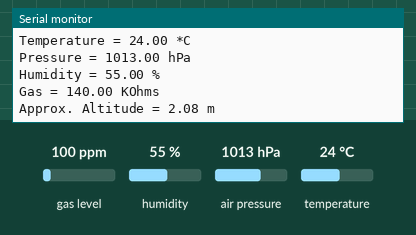
Simulated run of this sketch. Board: ESP32. On the bench: the last lines printed to the serial monitor. Inputs (shaded band) come from the test bench; at power-on: gas level 100 ppm, humidity 55 %, air pressure 1013 hPa, temperature 24 °C. Storage starts empty.

Above: at 1.2 s.
1.3 s: gas level set to 20 ppm
At 2.41 s:
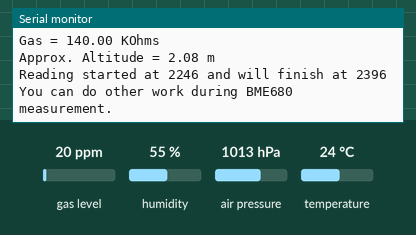
2.8 s: humidity set to 22 %
At 3.4 s:
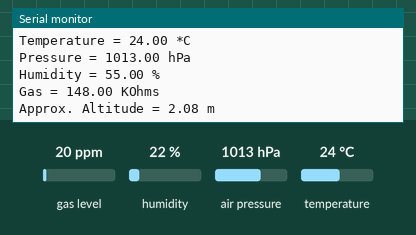
4.3 s: air pressure set to 952 hPa
At 5.5 s:
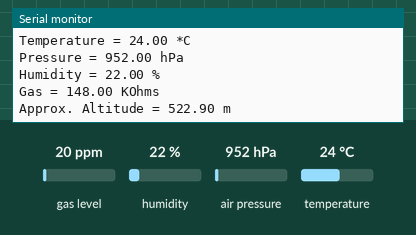
5.8 s: temperature set to 12 °C
At 6.83 s:
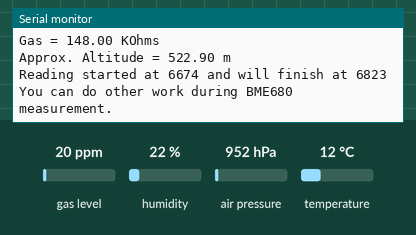

The sketch:

test_bme.ino
```cpp
#include <Wire.h>
#include <SPI.h>
#include <SD.h>
#include <Adafruit_Sensor.h>
#include "Adafruit_BME680.h"
#define SEALEVELPRESSURE_HPA (1013.25)
#define BME_SCK 18
#define BME_MISO 19
#define BME_MOSI 23

#define BME_CS 5
#define SD_CS 34
Adafruit_BME680 bme(BME_CS, BME_MOSI, BME_MISO, BME_SCK);
void setup() {
  // put your setup code here, to run once:
    // Initialize the Serial (it'll tell us if the program runned correctly)

 Serial.begin(115200);
  while (!Serial);
  Serial.println(F("BME680 async test"));
  pinMode(SD_CS, OUTPUT);
  pinMode(BME_CS, OUTPUT);
  digitalWrite(SD_CS, HIGH);
  digitalWrite(BME_CS, LOW);
  if (!bme.begin()) {
    Serial.println(F("Could not find a valid BME680 sensor, check wiring!"));
    while (1);
}

  // Initialize the Serial (it'll tell us if the program runned correctly)


  // Check the module is connected
  if (!SD.begin(SD_CS)) {
    Serial.println("Error, SD Initialization Failed");
    return;
  }

  File testFile = SD.open("/SDTest.txt", FILE_WRITE);
  if (testFile) {
    testFile.println("Hello ESP32 SD");
    testFile.close();
    Serial.println("Success, data written to SDTest.txt");
  } else {
    Serial.println("Error, couldn't not open SDTest.txt");
  }
// Set up oversampling and filter initialization
  bme.setTemperatureOversampling(BME680_OS_8X);
  bme.setHumidityOversampling(BME680_OS_2X);
  bme.setPressureOversampling(BME680_OS_4X);
  bme.setIIRFilterSize(BME680_FILTER_SIZE_3);
  bme.setGasHeater(320, 150); // 320*C for 150 ms
}

void loop() {
  // put your main code here, to run repeatedly:
// Tell BME680 to begin measurement.
  unsigned long endTime = bme.beginReading();
  if (endTime == 0) {
    Serial.println(F("Failed to begin reading :("));
    return;
  }
  Serial.print(F("Reading started at "));
  Serial.print(millis());
  Serial.print(F(" and will finish at "));
  Serial.println(endTime);

  Serial.println(F("You can do other work during BME680 measurement."));
  delay(50); // This represents parallel work.
  // There's no need to delay() until millis() >= endTime: bme.endReading()
  // takes care of that. It's okay for parallel work to take longer than
  // BME680's measurement time.

  // Obtain measurement results from BME680. Note that this operation isn't
  // instantaneous even if milli() >= endTime due to I2C/SPI latency.
  if (!bme.endReading()) {
    Serial.println(F("Failed to complete reading :("));
    return;
  }
  Serial.print(F("Reading completed at "));
  Serial.println(millis());

  Serial.print(F("Temperature = "));
  Serial.print(bme.temperature);
  Serial.println(F(" *C"));

  Serial.print(F("Pressure = "));
  Serial.print(bme.pressure / 100.0);
  Serial.println(F(" hPa"));

  Serial.print(F("Humidity = "));
  Serial.print(bme.humidity);
  Serial.println(F(" %"));

  Serial.print(F("Gas = "));
  Serial.print(bme.gas_resistance / 1000.0);
  Serial.println(F(" KOhms"));

  Serial.print(F("Approx. Altitude = "));
  Serial.print(bme.readAltitude(SEALEVELPRESSURE_HPA));
  Serial.println(F(" m"));

  Serial.println();
  delay(2000);

}
```

Measured:
- after the input at 4.3 s, the serial monitor: prints a new line after 0.37 s (image 3)
